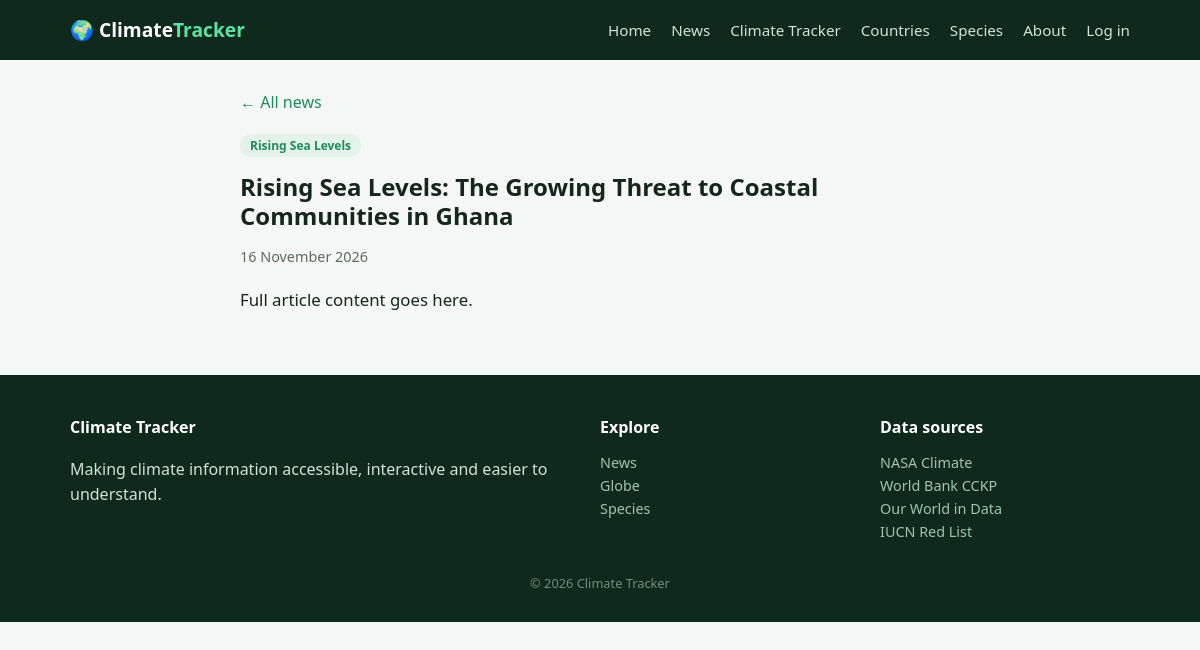
/article.php?slug=rising-sea-levels-ghana, run on the app's committed database.
### tables this page shows
CREATE TABLE articles (
  id INT AUTO_INCREMENT PRIMARY KEY,
  category_id INT NULL,
  author_id INT NULL,
  title VARCHAR(200) NOT NULL,
  slug VARCHAR(220) NOT NULL UNIQUE,
  summary VARCHAR(300),
  content MEDIUMTEXT NOT NULL,
  image_url VARCHAR(255),
  is_featured TINYINT(1) NOT NULL DEFAULT 0,
  published_at DATETIME DEFAULT CURRENT_TIMESTAMP,
  created_at TIMESTAMP DEFAULT CURRENT_TIMESTAMP,
  FOREIGN KEY (category_id) REFERENCES categories(id) ON DELETE SET NULL,
  FOREIGN KEY (author_id) REFERENCES users(id) ON DELETE SET NULL,
  FULLTEXT KEY ft_articles (title, summary, content)
);

CREATE TABLE categories (
  id INT AUTO_INCREMENT PRIMARY KEY,
  name VARCHAR(60) NOT NULL UNIQUE,
  slug VARCHAR(80) NOT NULL UNIQUE
);

### includes/functions.php (called while the page is built, shortened)
<?php
function e(?string $s): string {
    return htmlspecialchars($s ?? '', ENT_QUOTES, 'UTF-8');
}
function url(string $path = ''): string {
    return BASE_URL . '/' . ltrim($path, '/');
}

### includes/auth.php (called while the page is built, shortened)
<?php
require_once __DIR__ . '/functions.php';
require_once __DIR__ . '/../config/db.php';
function current_user(): ?array {
    if (empty($_SESSION['user_id'])) return $cache = null;
    global $pdo;
    $stmt = $pdo->prepare('SELECT id, full_name, role FROM users WHERE id = ?');
    $stmt->execute([$_SESSION['user_id']]);
    $u = $stmt->fetch();
    return $cache = ['id' => (int)$u['id'], 'name' => $u['full_name'], 'role' => $u['role']];
}

### article.php (the view, shortened to what this page needs)
<?php
require __DIR__ . '/config/db.php';
require __DIR__ . '/includes/functions.php';
$slug = trim($_GET['slug'] ?? '');
$stmt = $pdo->prepare(
    'SELECT a.*, c.name AS category, c.slug AS cat_slug, u.full_name AS author
     FROM articles a
     LEFT JOIN categories c ON c.id = a.category_id
     LEFT JOIN users u ON u.id = a.author_id
     WHERE a.slug = ? AND a.published_at <= NOW()'
);
$stmt->execute([$slug]);
$article = $stmt->fetch();
require __DIR__ . '/includes/header.php';
?>
<article class="container article">
  <a href="<?= url('news.php') ?>">← All news</a>
  <?php if ($article['category']): ?>
    <p><a class="tag" href="<?= url('news.php?cat=' . urlencode($article['cat_slug'])) ?>"><?= e($article['category']) ?></a></p>
  <?php endif; ?>
  <h1><?= e($article['title']) ?></h1>
  <p class="meta">
    <?= date('j F Y', strtotime($article['published_at'])) ?>
  </p>
  <div class="article-body">
    <?php foreach (preg_split('/\R{2,}/', trim($article['content'])) as $para): ?>
      <p><?= nl2br(e($para)) ?></p>
    <?php endforeach; ?>
  </div>
</article>
<?php require __DIR__ . '/includes/footer.php'; ?>

### includes/header.php (shortened to what this page needs)
<?php
require_once __DIR__ . '/auth.php';
$current = basename($_SERVER['SCRIPT_NAME']);
$user = current_user();
?>
<!DOCTYPE html>
<html lang="en">
<head>
  <link rel="stylesheet" href="<?= url('assets/css/style.css') ?>">
</head>
<body>
<header class="site-header">
  <div class="container nav-wrap">
    <a href="<?= url() ?>" class="logo">🌍 Climate<span>Tracker</span></a>
    <nav id="mainNav">
      <a href="<?= url() ?>" class="<?= $current === 'index.php' ? 'active' : '' ?>">Home</a>
      <a href="<?= url('news.php') ?>">News</a>
      <a href="<?= url('tracker.php') ?>">Climate Tracker</a>
      <a href="<?= url('countries.php') ?>">Countries</a>
      <a href="<?= url('species.php') ?>">Species</a>
      <a href="<?= url('about.php') ?>">About</a>
      <?php if ($user): ?>
        <?php if ($user['role'] === 'admin'): ?><a href="<?= url('admin/') ?>">Admin</a><?php endif; ?>
        <form method="post" action="<?= url('auth/logout.php') ?>" class="nav-form">
          <?= csrf_field() ?>
          <button type="submit">Log out (<?= e($user['name']) ?>)</button>
        </form>
      <?php else: ?>
        <a href="<?= url('auth/login.php') ?>">Log in</a>
      <?php endif; ?>
    </nav>
  </div>
</header>
<main>

### includes/footer.php (shortened to what this page needs)
</main>
<footer class="site-footer">
  <div class="container footer-grid">
    <div>
      <h4>Climate Tracker</h4>
      <p>Making climate information accessible, interactive and easier to understand.</p>
    </div>
    <div>
      <h4>Explore</h4>
      <a href="<?= url('news.php') ?>">News</a>
      <a href="<?= url('tracker.php') ?>">Globe</a>
      <a href="<?= url('species.php') ?>">Species</a>
    </div>
    <div>
      <h4>Data sources</h4>
      <a href="https://climate.nasa.gov" target="_blank" rel="noopener">NASA Climate</a>
      <a href="https://climateknowledgeportal.worldbank.org" target="_blank" rel="noopener">World Bank CCKP</a>
      <a href="https://ourworldindata.org" target="_blank" rel="noopener">Our World in Data</a>
      <a href="https://www.iucnredlist.org" target="_blank" rel="noopener">IUCN Red List</a>
    </div>
  </div>
  <p class="copy">&copy; <?= date('Y') ?> Climate Tracker</p>
</footer>
</body>
</html>

### assets/css/style.css (style rules this page uses)
:root { --green: #1f8a5b; --dark: #0f2a1d; --bg: #f4f7f5; --card: #ffffff; --text: #14261d; --muted: #5b6b62; --line: #d9e2dc; --radius: 12px; }
* { box-sizing: border-box; }
body { margin: 0; font: 16px/1.6 system-ui, sans-serif; background: var(--bg); color: var(--text); }
a { color: var(--green); text-decoration: none; }
.container { max-width: 1100px; margin: 0 auto; padding: 0 20px; }
.site-header { background: var(--dark); position: sticky; top: 0; z-index: 10; }
.nav-wrap { display: flex; align-items: center; justify-content: space-between; height: 60px; }
.logo { color: #fff; font-weight: 700; font-size: 1.2rem; }
.logo span { color: #5be3a1; }
#mainNav { display: flex; gap: 20px; }
#mainNav a { color: #cfe3d8; font-size: 0.95rem; }
.tag { background: #e3f3ea; color: var(--green); font-size: 0.75rem; padding: 3px 10px; border-radius: 99px; font-weight: 600; }
.site-footer { background: var(--dark); color: #cfe3d8; margin-top: 60px; padding: 40px 0 16px; }
.footer-grid { display: grid; grid-template-columns: 2fr 1fr 1fr; gap: 30px; }
.site-footer h4 { color: #fff; margin: 0 0 10px; }
.site-footer a { display: block; color: #9fc4b0; font-size: 0.9rem; }
.copy { text-align: center; font-size: 0.8rem; margin-top: 30px; color: #6f8f7e; }
.article { max-width: 760px; padding-top: 30px; }
.article h1 { margin: 8px 0; line-height: 1.2; }
.meta { color: var(--muted); font-size: 0.9rem; }
.article-body { font-size: 1.05rem; line-height: 1.8; }

### data on the page
articles: category.name "Rising Sea Levels", title "Rising Sea Levels: The Growing Threat to Coastal Communities in Ghana", published_at "16 November 2026", content "Full article content goes here."
